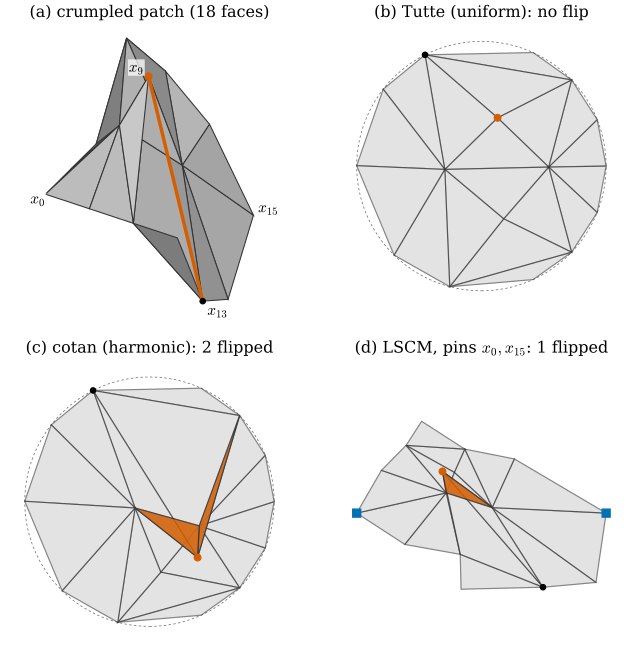

Here is the Python script that generated this plot:
"""Figure 31.6.3: which flattenings are guaranteed not to flip triangles (Section 31.6).

A small disk-like mesh: the 4 x 4 grid on [0, 1]^2 (diagonals alternating), the four interior vertices moved by
uniform random offsets of at most 0.45 grid cells (numpy default_rng(8921)), and every vertex lifted to
z = a sin(f_x x) sin(f_y y) with a = 1.09, f_x = 4.14, f_y = 2.66 drawn from the same generator (a crumpled patch,
18 triangles, smallest angle 9 degrees). Three flattenings:
(b) Tutte / uniform weights, boundary on the unit circle by arc length (a convex combination map),
(c) cotan (discrete harmonic) weights, the same boundary,
(d) LSCM [Levy02] with the two opposite corners x_0 and x_15 pinned (free boundary).
(a) The patch (orthographic view); vermillion: the edge x_9 x_13, whose cotan weight is -1.75.
In (b)-(d) the vermillion faces are flipped (negative signed area in UV).
Self-check: Tutte has no flipped face (Floater's Theorem 7); the cotan map flips the two faces (x_8, x_9, x_5) and
(x_5, x_9, x_10); LSCM flips one face for this pin choice and at least one face for every one of the 66 choices
of two boundary pins.
Also writes an interactive version of (a).

Run from the project root: ``PYTHONPATH=tools python3 chapters/31-meshes/figures/fig-31-6-3-bijectivity.py``
"""

import pathlib
import sys

sys.path.insert(0, str(pathlib.Path(__file__).resolve().parents[1] / "lib"))
import dgmesh as dm  # noqa: E402

import dgfig  # noqa: E402

dgfig.setup()

import matplotlib.pyplot as plt  # noqa: E402
import numpy as np  # noqa: E402
from matplotlib.patches import Circle, Polygon  # noqa: E402

C = dgfig.COLORS


def crumpled_patch(seed=8921):
    rng = np.random.default_rng(seed)
    n = int(rng.integers(4, 6))
    xs = np.linspace(0, 1, n)
    V, F = dm.grid_mesh(xs, xs, pattern="alternate")
    V = V.copy()
    inner = [i for i in range(len(V)) if 0 < V[i, 0] < 1 and 0 < V[i, 1] < 1]
    V[inner, :2] += rng.uniform(-0.45, 0.45, size=(len(inner), 2)) / (n - 1)
    amp = rng.uniform(0, 1.2)
    fx, fy = rng.uniform(1, 5, 2)
    V[:, 2] = amp * np.sin(fx * V[:, 0]) * np.sin(fy * V[:, 1])
    return V, F, (amp, fx, fy)


V, F, (amp, fx, fy) = crumpled_patch()
assert len(V) == 16 and len(F) == 18 and dm.euler_characteristic(F) == 1
assert round(amp, 2) == 1.09 and round(fx, 2) == 4.14 and round(fy, 2) == 2.66
w = dm.cotan_weights(V, F)
assert round(w[(9, 13)], 2) == -1.75
UV_t = dm.fixed_boundary_map(V, F, "uniform")
UV_c = dm.fixed_boundary_map(V, F, "cotan")
UV_l = dm.lscm(V, F, (0, 15), [(0.0, 0.0), (1.0, 0.0)])
flips = {}
for name, UV in (("tutte", UV_t), ("cotan", UV_c), ("lscm", UV_l)):
    _, det = dm.uv_distortion(V, F, UV)
    flips[name] = np.where(det < 0)[0]
assert len(flips["tutte"]) == 0
assert sorted(map(sorted, F[flips["cotan"]].tolist())) == [[5, 8, 9], [5, 9, 10]]
assert len(flips["lscm"]) == 1
loop = dm.boundary_loop(F)
worst = []
for a in range(len(loop)):
    for b in range(a + 1, len(loop)):
        _, det = dm.uv_distortion(V, F, dm.lscm(V, F, (loop[a], loop[b]), [(0.0, 0.0), (1.0, 0.0)]))
        worst.append((det < 0).sum())
assert len(worst) == 66 and min(worst) >= 1
print("LSCM flipped face:", F[flips["lscm"]].tolist(), " flips over all pin pairs:", np.bincount(worst))


def draw_uv(ax, UV, flipped, title, pins=None, circle=True):
    for f, tri in enumerate(F):
        bad = f in set(flipped)
        ax.add_patch(Polygon(UV[tri], closed=True, fc=C["normal"] if bad else C["surface"], alpha=0.85 if bad else 0.6,
                             ec="#333333", lw=0.9, zorder=2 if bad else 1))
    if circle:
        ax.add_patch(Circle((0, 0), 1, fill=False, ec=C["aux"], lw=0.6, ls=(0, (3, 3)), zorder=0))
    ax.plot(*UV[9], "o", color=C["normal"], ms=5, zorder=4)
    ax.plot(*UV[13], "o", color=C["main"], ms=4, zorder=4)
    if pins is not None:
        for p in pins:
            ax.plot(*UV[p], "s", color=C["tangent"], ms=6, zorder=5)
    lo, hi = UV.min(0), UV.max(0)
    pad = 0.08 * (hi - lo).max()
    c = 0.5 * (lo + hi)
    half = 0.5 * (hi - lo).max() + pad
    ax.set_xlim(c[0] - half, c[0] + half)
    ax.set_ylim(c[1] - half, c[1] + half)
    ax.set_aspect("equal")
    ax.set_axis_off()
    ax.set_title(title, fontsize=12)


fig, axs = plt.subplots(2, 2, figsize=(7.0, 7.0), gridspec_kw=dict(hspace=0.16, wspace=0.06))
ax = axs[0, 0]
cam = dm.Ortho(elev=35, azim=-60)
cols = dm.shade(V, F, dm.hex_to_rgb(C["surface"]), light=(0.3, -0.6, 0.8), ambient=0.5)
order = np.argsort(cam.depth(V[F].mean(1)))
P2 = cam(V)
for f in order:
    ax.add_patch(Polygon(P2[F[f]], closed=True, fc=cols[f], ec="#333333", lw=0.8))
ax.plot(*P2[[9, 13]].T, color=C["normal"], lw=2.6, zorder=5)
ax.plot(*P2[9], "o", color=C["normal"], ms=5, zorder=6)
ax.plot(*P2[13], "o", color=C["main"], ms=4, zorder=6)
for i, off in ((9, (-0.13, 0.03)), (13, (0.03, -0.09)), (0, (-0.1, -0.06)), (15, (0.03, 0.02))):
    ax.text(P2[i, 0] + off[0], P2[i, 1] + off[1], rf"$x_{{{i}}}$", fontsize=11.5,
            bbox=dict(fc="white", ec="none", alpha=0.75, pad=0.6), zorder=7)
ax.set_aspect("equal")
ax.autoscale_view()
ax.set_axis_off()
ax.set_title("(a) crumpled patch (18 faces)", fontsize=12)
draw_uv(axs[0, 1], UV_t, flips["tutte"], "(b) Tutte (uniform): no flip")
draw_uv(axs[1, 0], UV_c, flips["cotan"], f"(c) cotan (harmonic): {len(flips['cotan'])} flipped")
draw_uv(axs[1, 1], UV_l, flips["lscm"], f"(d) LSCM, pins $x_0, x_{{15}}$: {len(flips['lscm'])} flipped",
        pins=(0, 15), circle=False)
fig.subplots_adjust(left=0.02, right=0.98, top=0.95, bottom=0.02)
dgfig.save(fig, __file__)

# ---------------------------------------------------------------- interactive: the patch
tr = dm.plotly_mesh(V, F, color="#C8C8C8", name="patch")
import plotly.graph_objects as go  # noqa: E402

et = dm.plotly_edges(V, F, color="#333333", width=2)
bad = go.Scatter3d(x=V[[9, 13], 0], y=V[[9, 13], 1], z=V[[9, 13], 2], mode="lines+markers+text",
                   line=dict(color=C["normal"], width=8), marker=dict(size=4, color=C["normal"]),
                   text=["x_9", "x_13"], textposition="top center", showlegend=False)
dm.plotly_save([tr, et, bad], __file__, "Crumpled patch of Figure 31.6.3; vermillion: edge x_9 x_13 with cotan weight -1.75",
               "fig-31-6-3-interactive")
